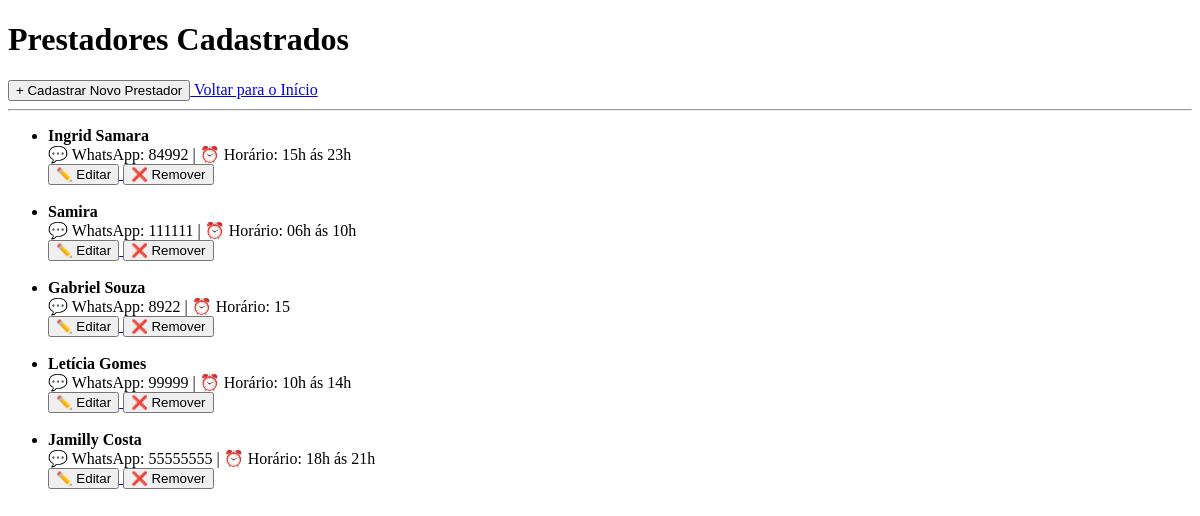
The app's page /prestadores/, older data.
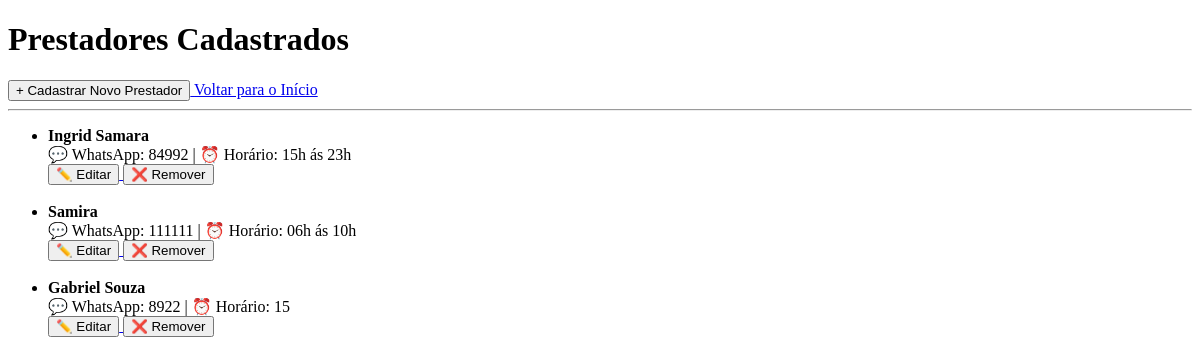
The same page, newer data.
### core/models.py (models this page shows, shortened)
class Prestador(models.Model):
    nome = models.CharField(max_length=150)
    cpf = models.CharField(max_length=14, unique=True)
    email = models.EmailField(max_length=100, unique=True)
    senha = models.CharField(max_length=255)
    whatsapp = models.CharField(max_length=20)
    horario = models.CharField(max_length=100, blank=True, null=True)

### core/views.py (the view)
# urls.py: path('prestadores/', views.listar_prestadores, name='listar_prestadores'),
def listar_prestadores(request):
    prestadores = Prestador.objects.all()
    contexto = {
        'prestadores': prestadores
    }
    return render(request, 'prestadores.html', contexto)

### core/templates/prestadores.html (shortened to what this page needs)
<!DOCTYPE html>
<html lang="pt-br">
<head>
</head>
<body>
    <h1>Prestadores Cadastrados</h1>
    <a href="{% url 'cadastrar_servico' %}">
        <button>+ Cadastrar Novo Prestador</button>
    </a>
    <a href="{% url 'inicial' %}">Voltar para o Início</a>
    <hr>
    <ul>
    {% for prestador in prestadores %}
        <li>
            <strong>{{ prestador.nome }}</strong><br>
            💬 WhatsApp: {{ prestador.whatsapp }} | ⏰ Horário: {{ prestador.horario }}<br>
            <a href="{% url 'editar_prestador' prestador.id %}">
                <button>✏️ Editar</button>
                <a href="{% url 'remover_prestador' prestador.id %}"><button> ❌ Remover </button></a>
            </a>
        </li>
        <br>
    {% empty %}
        <li>Nenhum prestador cadastrado até o momento.</li>
    {% endfor %}
    </ul>
</body>
</html>

Row changes from the older to the newer data that the page shows:
removed Prestador: nome "Letícia Gomes", whatsapp "99999", horario "10h ás 14h"
removed Prestador: nome "Jamilly Costa", whatsapp "55555555", horario "18h ás 21h"
